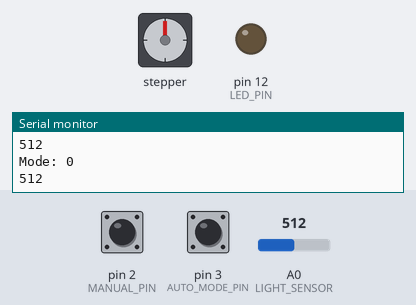
Simulated run of this sketch. Board: Arduino Uno, built with avr-gcc and run on an emulated ATmega328P. Parts: stepper motor, output pins drawn as LEDs (lit = HIGH), the last lines printed to the serial monitor. The test bench sets the inputs (shaded band); at power-on: A0 (LIGHT_SENSOR) = 512, pin 2 (MANUAL_PIN) LOW, pin 3 (AUTO_MODE_PIN) LOW. Stepper angles assume 2038 steps per turn.

Above: at 1.2 s.
1.3 s: A0 (LIGHT_SENSOR) set to 126
2.8 s: A0 (LIGHT_SENSOR) set to 113
At 2.98 s:
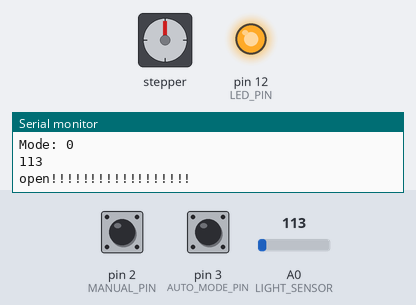
At 3.59 s:
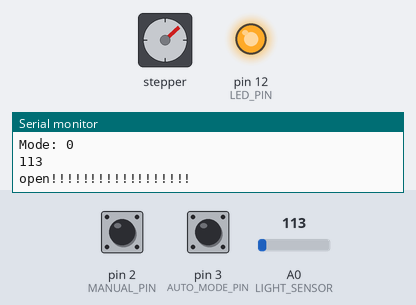
5.8 s: pin 2 (MANUAL_PIN) driven HIGH
8.8 s: pin 3 (AUTO_MODE_PIN) pulled HIGH for 0.15 s
10.8 s: A0 (LIGHT_SENSOR) set to 122
At 10.98 s:
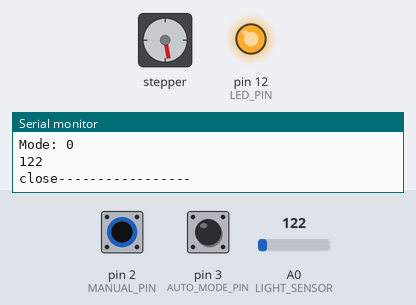
13.8 s: pin 2 (MANUAL_PIN) pulsed LOW 5 times (0.12 s each, 0.3 s apart)
At 19.5 s:
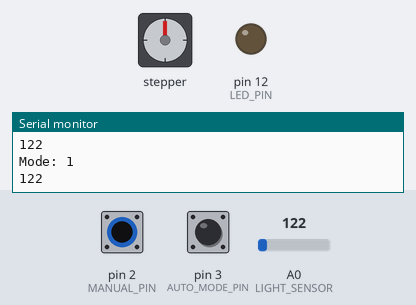
Timing chart, 0 to 20.0 s (numbered marks = the images above; inputs shaded):
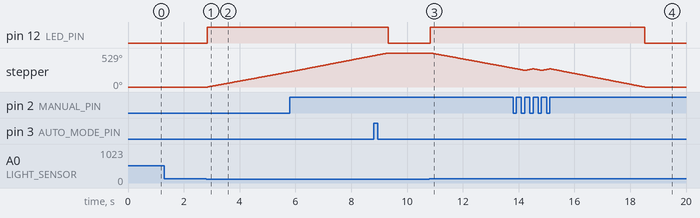

Measured:
- the behaviour switches between 120 and 119 on A0 (LIGHT_SENSOR) (found by bisection; images 0 and 1)
- after the input at 2.8 s, pin 12 (LED_PIN): LOW → HIGH at once; stepper: keeps turning clockwise at about 80°/s, starting after 0.06 s
- after the input at 10.8 s, pin 12 (LED_PIN): LOW → HIGH at once; stepper: keeps turning counter-clockwise at about 80°/s, starting after 0.06 s
- after the input at 13.8 s, pin 12 (LED_PIN): HIGH → LOW after 4.7 s instead of 3.7 s

The sketch:

Window_Shade_Benjarit.ino
```cpp
#include <Stepper.h>

#define LIGHT_SENSOR A0                 //Grove - Light Sensor is connected to A0 of Arduino
#define MANUAL_PIN 2
#define AUTO_MODE_PIN 3
#define LED_PIN 12           //Connect the LED Grove module to Pin12, Digital 12
#define STEPS 2038

Stepper stepper(STEPS,8,10,9,11);
const int thresholdvalue = 120;         //The treshold for which the LED should turn on. Setting it lower will make it go on at more light, higher for more darkness

// states variables that will be used in the program
int numberOfStep = 0;

volatile int mode = 0; // mode 0 -> light sensor // mode 1 -> manual button
volatile int windowState = 1; // window state 0 -> closed // window state 1 -> open
volatile bool toggle = true; // true -> to close // false -> to open

void setup()
{
    Serial.begin(9600);                //Start the Serial connection
    pinMode(LED_PIN,OUTPUT);            //Set the LED on Digital 12 as an OUTPUT
    pinMode(MANUAL_PIN, INPUT);  // initialize the pushbutton pin as an input
    pinMode(AUTO_MODE_PIN, INPUT); // initialize the pushbutton pin as an input
    attachInterrupt(digitalPinToInterrupt(MANUAL_PIN), manualButtonController, RISING);
    attachInterrupt(digitalPinToInterrupt(AUTO_MODE_PIN), lightSensorMode, RISING);
    stepper.setSpeed(15);
}

void loop()
{

//    buttonValueOfMannaul = digitalRead(MANUAL_PIN);
//    buttonValueOfAuto = digitalRead(auto_button);
    Serial.print("Mode: ");
    Serial.print(mode);
    Serial.println();
    Serial.println(analogRead(LIGHT_SENSOR));
    /* Mannaul Button is pressed, meaaning toggle between open and close */

    if( mode == 1){ // mode = 1 -> using pushbutton
      if(mode == 1 && toggle == false && windowState == 0){ // push to open window
      Serial.println("open!!!!!!!!!!!!!!!!!!");
      open_shade();
    }
      if(mode == 1 && toggle == true && windowState == 1){ // push to close window
        Serial.println("close-----------------");
        close_shade();
      }
    }
    else{ // mode = 0 -> using light sensor
      if(mode == 0 && analogRead(LIGHT_SENSOR) < thresholdvalue && windowState == 0 ){ // no light -> open window
      Serial.println("open!!!!!!!!!!!!!!!!!!");
      open_shade();
      }
      if(mode == 0 && analogRead(LIGHT_SENSOR) >= thresholdvalue && windowState == 1){ // light -> close window
      Serial.println("close-----------------");
      close_shade();
      }
    }
}

void lightSensorMode(){
  mode = 0;
}
void manualButtonController(){
   mode = 1; // change to manual mode
   toggle = !toggle;
}

void open_shade(){
    digitalWrite(LED_PIN,HIGH);
    while(numberOfStep < 3000){
        stepper.step(1);
        numberOfStep++;
        if( (mode == 1 && toggle == true) || (mode == 0 && analogRead(LIGHT_SENSOR) > thresholdvalue) ){
           break;
        }
    }
    digitalWrite(LED_PIN,LOW);
    windowState = 1; //
}

void close_shade(){
    digitalWrite(LED_PIN,HIGH);
    while(numberOfStep > 0){
        stepper.step(-1);
        numberOfStep--;
         if( (mode == 1 && toggle == false) || (mode == 0 && analogRead(LIGHT_SENSOR) < thresholdvalue)){
           break;
        }
    }
    digitalWrite(LED_PIN,LOW);
    windowState = 0;
}
```
